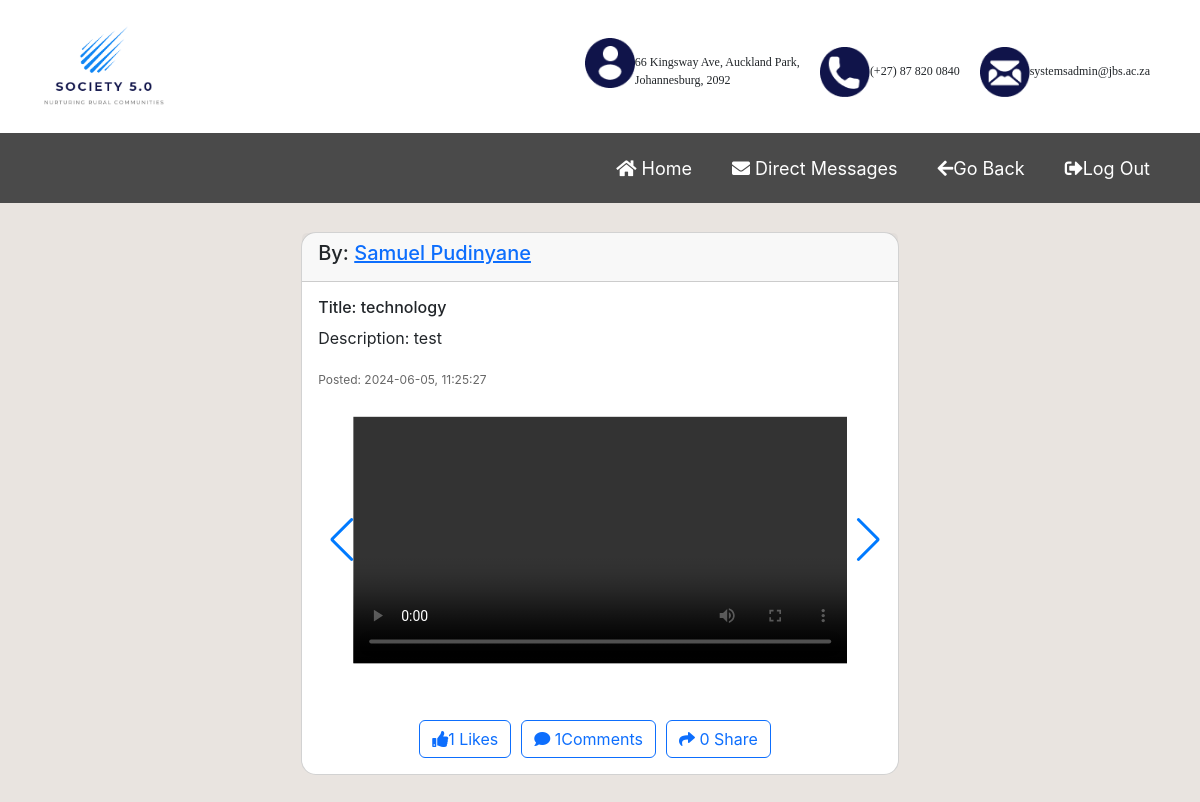
/loadposts/technology (signed in), run on an earlier commit of the app's database.
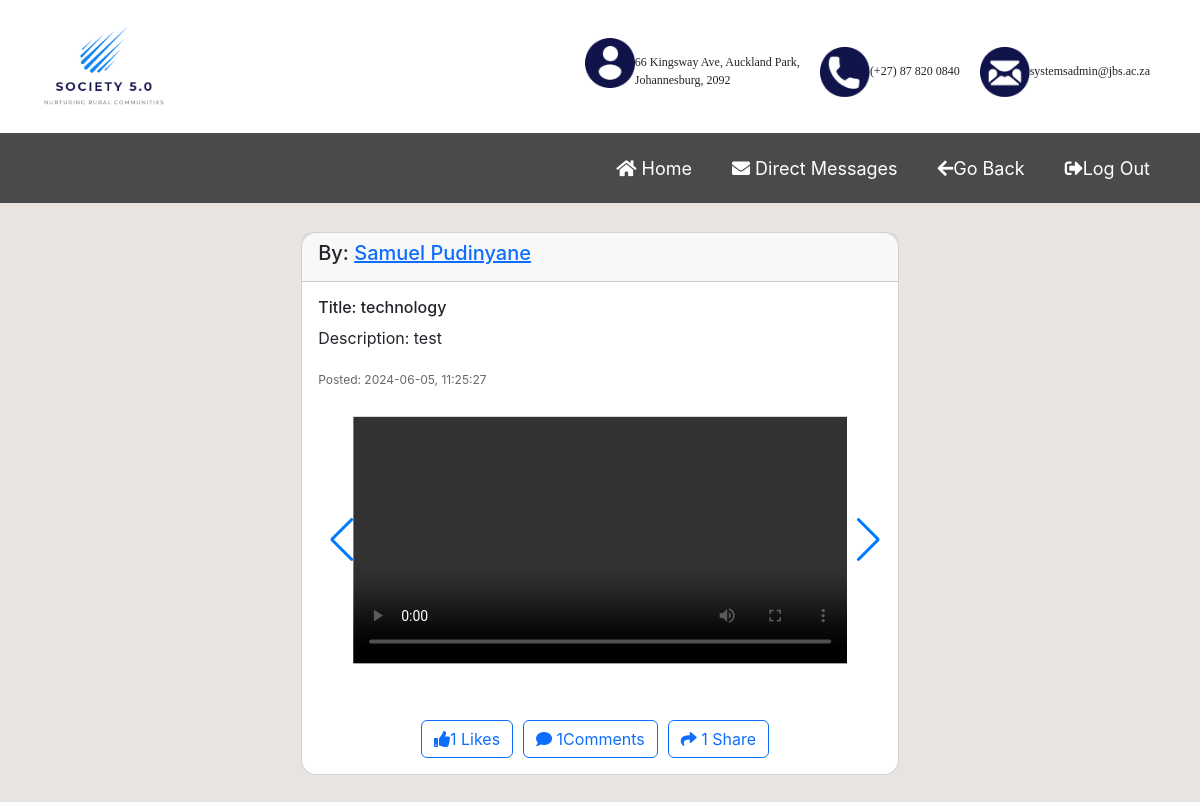
And on a later commit of the database.
### tables this page shows
CREATE TABLE Post (
        postId INTEGER PRIMARY KEY,
        user_id INTEGER,
        author TEXT NOT NULL,
        title TEXT NOT NULL,
        description TEXT NOT NULL,
        media TEXT,
        likes INTEGER DEFAULT 0,
        comments INTEGER DEFAULT 0,
        shares INTEGER DEFAULT 0,
        post_date DATE DEFAULT CURRENT_DATE,
        post_time TIME DEFAULT CURRENT_TIME,
        FOREIGN KEY (user_id) REFERENCES User(userId)
    );

### application.py (the view)
@app.route("/loadposts/<string:name>",methods=["GET"])
def loadposts(name):
    posts=loadPosts(name)
    print(posts)
    userId=session["user_id"]
    userdata=selectAllfromUser_with_Id(userId)
    profileimage = userdata['images']
    media=[]
    if "message" not in posts:
        for item in posts:
            if "media" in item:
                images=item['media'][1:-1].split(', ')
                images=[s.strip('"') for s in images]
                media.append(images)
                for picture_list in media:
                    item['media']=picture_list
        return render_template("postcontent.html",post=posts,user=userdata,profileimage=profileimage)
    else:
        print("message")
        return redirect(url_for("post"))

### user.py (called while the page is built)
def selectAllfromUser_with_Id(id):
    query="""SELECT * from User WHERE userId=?"""
    conn = sqlite3.connect('blog.db')
    cursor = conn.cursor()
    try:
        cursor.execute(query,(id,))
        user = cursor.fetchone()
        if user:
            column=[column[0] for column in cursor.description]
            user_dict=dict(zip(column,user))
            user=user_dict
            return user
    except sqlite3.Error as e:
        print('Error: ',e)
    finally:
        conn.close()

def loadPosts(name):
    query="SELECT * ,COUNT(*) as total FROM Post where title=? ORDER BY post_date DESC, post_time DESC"
    conn = sqlite3.connect('blog.db')
    cursor = conn.cursor()
    try:
        cursor.execute(query,[name,])
        posts = cursor.fetchall()
        if posts:
            columns = [column[0] for column in cursor.description]
            posts_list = []
            for post in posts:
                post_dict = dict(zip(columns, post))
                posts_list.append(post_dict)
            return posts_list
        else:
            return {'message': 'No posts found'}
    except sqlite3.Error as e:
        print('Error:', e)
        return {'message': 'An error occurred while loading posts'}
    finally:
        conn.close()

### templates/postcontent.html (shortened to what this page needs)
{%extends "base.html"%}
{% block buttons %}
  <ul class="navbar-nav ml-auto">
    <li class="nav-item p-2">
      <a
       name=""
       type="buttton"
       class="btn btn-primary"
       href="#"
      >
       <i class="fas fa-home"></i>
       Home
      </a>
     </li>
     <li class="nav-item p-2">
       <a
       name=""
       type="button"
       class="btn btn-primary"
       href="{{ url_for('loadmessages') }}"
       ><i class="fas fa-envelope directMessages"></i> Direct
       Messages</a
     >
     </li>
    <li class="nav-item p-2">
      <a class="btn btn-primary" href="{{ url_for('post') }}"><i class="fas fa-arrow-left"></i>Go Back</a>
    </li>
    <li class="nav-item p-2">
      <a class="btn btn-primary" href="{{ url_for('logout') }}"><i class="fas fa-sign-out-alt"></i>Log Out</a>
    </li>
  </ul>
{% endblock buttons %}
{%block content%}
<div class="row mt-5">
    <div class="container mt-5">
    {% if post is not none and post|length > 0 %} {% for data in post %}
    <div class="card content-container">
      <div class="card-header">
        <h5 id="Username">
          By:
          <a href="/selectedUserProfile/{{ data.user_id }}"
            >{{ data.author }}</a
          >
        </h5>
      </div>
      <div class="card-body">
        <h6 id="title">Title: {{ data.title }}</h6>
        <p id="description">Description: {{ data.description }}</p>
        <small class="datePosted"
          >Posted: {{ data.post_date }}, {{ data.post_time }}</small
        >
        <div class="swiper">
          <div class="swiper-wrapper">
            {% for data in data.media%}
            <div class="swiper-slide">
              {% if data.endswith('.mp4') %}
              <video controls onclick="openVideo('../{{ data }}')">
                <source src="../{{ data }}" type="video/mp4" />
              </video>
              {% else %}
              <img src="../{{data}}" alt="image" />
              {% endif %}
            </div>
            {% endfor %}
          </div>
          <div class="swiper-button-prev"></div>
          <div class="swiper-button-next"></div>
        </div>
        <div
          class="container share-like-comment"
          x-data="{ commentBoxOpen: false }"
        >
          <div class="row">
            <div class="col-md-">
              <div class="like-comment-share">
                <div class="btn-group mr-2" role="group">
                  <form
                    action="{{url_for('like', postid=data['postId'],name=data['title'])}}"
                    method="Post"
                  >
                    <button
                      id="btn_like"
                      type="submit"
                      onclick="Togglebtn()"
                      class="like-btn btn-like-comment-share btn btn-outline-primary"
                    >
                      <i class="fas fa-thumbs-up" id="like_icon"></i>{{
                      data.likes }}
                      <span id="like_text">Likes</span>
                    </button>
                  </form>
                </div>
                <div class="btn-group mr-2" role="group">
                  <form
                    id="commentsForm"
                    action="{{url_for('comments_list', postid=data.postId)}}"
                    method="GET"
                  >
                    <button
                      id="{{data.postId}}"
                      type="submit"
                      @click.prevent="commentBoxOpen = !commentBoxOpen; handleFormSubmit(event)"
                      class="btn_comment btn-like-comment-share btn btn-outline-primary"
                    >
                      <i class="fas fa-comment"></i>
                      <span>{{ data.comments }}</span>Comments
                    </button>
                  </form>
                </div>
                <div class="btn-group mr-2" role="group">
                  <form
                    action="{{ url_for('share', postid=data.postId) }}"
                    method="GET"
                  >
                    <button
                      onclick="handleFormSubmit_share(event)"
                      id="shareBtn_{{ data.postId }}"
                      type="submit"
                      class="btn_share btn-like-comment-share btn btn-outline-primary share-button"
                    >
                      <i class="fas fa-share"></i>
                      <span>{{ data.shares }}</span> Share
                    </button>
                  </form>
                </div>
              </div>
            </div>
          </div>
        </div>
      </div>
    </div>
    {% endfor %} {% endif %}
    </div>
  </div>
  <br><br>
{%endblock%}

### templates/base.html (shortened to what this page needs)
<!DOCTYPE html>
<html lang="en">
  <head>
    <link
      href="https://cdn.jsdelivr.net/npm/bootstrap@5.3.0-alpha1/dist/css/bootstrap.min.css"
      rel="stylesheet"
    />
    <link rel="stylesheet" href="https://unpkg.com/swiper/swiper-bundle.min.css" />
    <link
      href="https://cdnjs.cloudflare.com/ajax/libs/font-awesome/5.15.4/css/all.min.css"
      rel="stylesheet"
    />
    <link rel="stylesheet" href="https://cdn.jsdelivr.net/npm/swiper@11/swiper-bundle.min.css"/>
    <link rel="stylesheet" type="text/css" href="../static/css/style.css" />
  </head>
  <body>
    <div class="container-fluid nav_header">
      <nav class="navbar navbar-expand-md navbar-light">
          <div class="container">
            <a class="navbar-brand logo_img" href="{{url_for('post')}}">
              <img  src="../static/images/logo 5.png" alt="">
            </a>
            <div class="menuList">
              <div class="contacts">
                <div><img src="../static/images/Group 261.png" alt="image"><p>66 Kingsway Ave, Auckland Park,<br>Johannesburg, 2092</p></div>
              <div><img src="../static/images/Group 244.png" alt="Location Icon" ><p>(+27) 87 820 0840</p></div>
              <div><img src="../static/images/Group 257.png" alt="Email Icon" ><p>systemsadmin@jbs.ac.za</p></div>
              </div>
            </div>
          </div>
        </nav>
        <div class="bar container-fluid">
          <nav class="navbar navbar-expand-md navbar-light">
            <div class="container">
              <div class="collapse navbar-collapse justify-content-end navbarNav" id="navbarNav">
             <div>   {%block buttons%}
              {%endblock buttons%}</div>
              </div>
            </div>
          </nav>
        </div>
  </div>
    <div class="container">
      {%block content%}
      {%endblock content%}
    </div>
  </body>
</html>

### static/css/style.css (style rules this page uses)
body { font-family:'Inter'; padding: 10px; margin: 10px; background-color: #e9e4e0; justify-content: space-evenly; }
.contacts { background-color:white; padding: 10px; display: flex; align-items: center; height: 15vh; font-family: Georgia, 'Times New Roman', Times, serif; font-size: 12px; border-radius: 0px 0px 5px 0px; justify-content: space-between; }
.nav_header { background-color: rgb(255, 255, 255); }
.card { margin-top: 15%; border-radius:15px; }
.nav_header { position: fixed; top: 0; left: 0; z-index: 999; width: 100%; padding: 0; }
.like-comment-share { margin-top: 20px; text-align: center; display: flex; }
.container .share-like-comment { display: flex; justify-content: center; align-items: center; }
.btn-like-comment-share { margin-right: 10px; }
.content-container { margin: 0 auto; width: max-content; margin-top: 10%; }
.swiper-wrapper { width: max-content; }
.swiper { text-align: center; width: 100%; }
.container { margin: 0 auto; justify-content: center; align-items: center; padding: 0; }
.contacts div { margin:10px ; display: flex; }
.contacts { width: max-content; display: flex; height: max-content; }
.contacts img { width: 40px; }
.logo_img img { height:max-content; width:150px; float: left; }
.menuList { display: flex; }
.swiper-slide { width: 493.6px; height: 300px; position: relative; overflow: hidden; margin:auto 35px; }
.swiper-slide video, .swiper-slide img { width: 100%; height: auto; position: absolute; top: 50%; left: 50%; transform: translate(-50%, -50%); }
.swiper-button-next, .swiper-rtl .swiper-button-prev { right: 0; left: auto; }
.contacts div img { width:50px; height: 50px; padding: 0; margin: 0; }
.container { padding: 0; }
.contacts div { display:flex; margin-top: 20px; }
.contacts div p { margin-top: 15px; }
.bar { background-color: rgb(74, 74, 74); height:70px; color: white; }
.datePosted { color: rgb(103, 103, 103); font-size: 12px; }
.directMessages { animation: flash 1s infinite alternate, changeColor 1s infinite; text-decoration: none; }
.navbar-nav { justify-content: space-around; line-height: .025em; }
ul li .btn-primary { background-color: unset; border: unset; font-size: large; }
ul .nav-item { line-height: .05em; }
.navbarNav div { justify-content: space-between; }

What changed in the data, as far as the page shows it:
changed Post "Samuel Pudinyane": shares "0" → "1"
